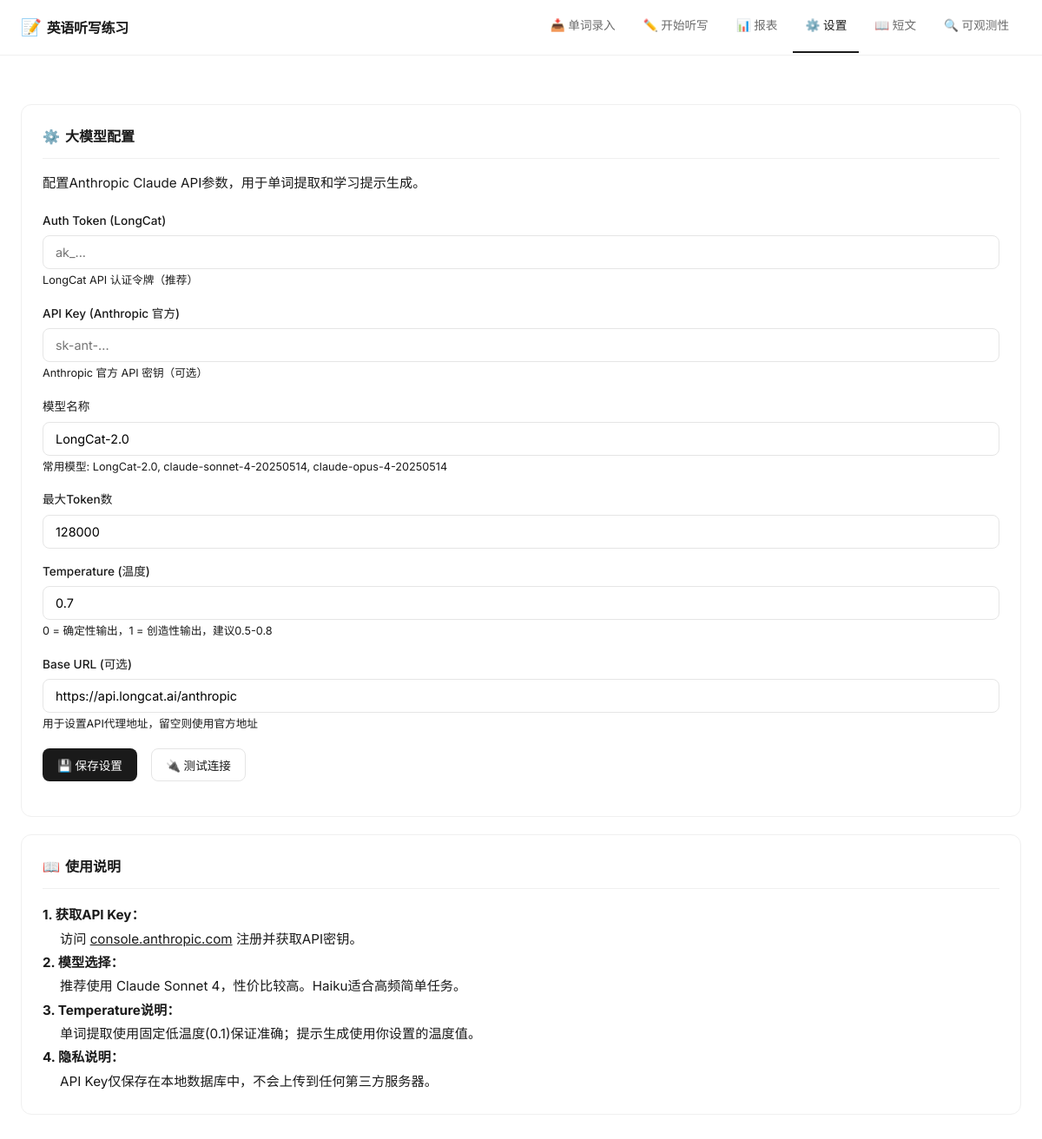
The app's page /settings, older data.
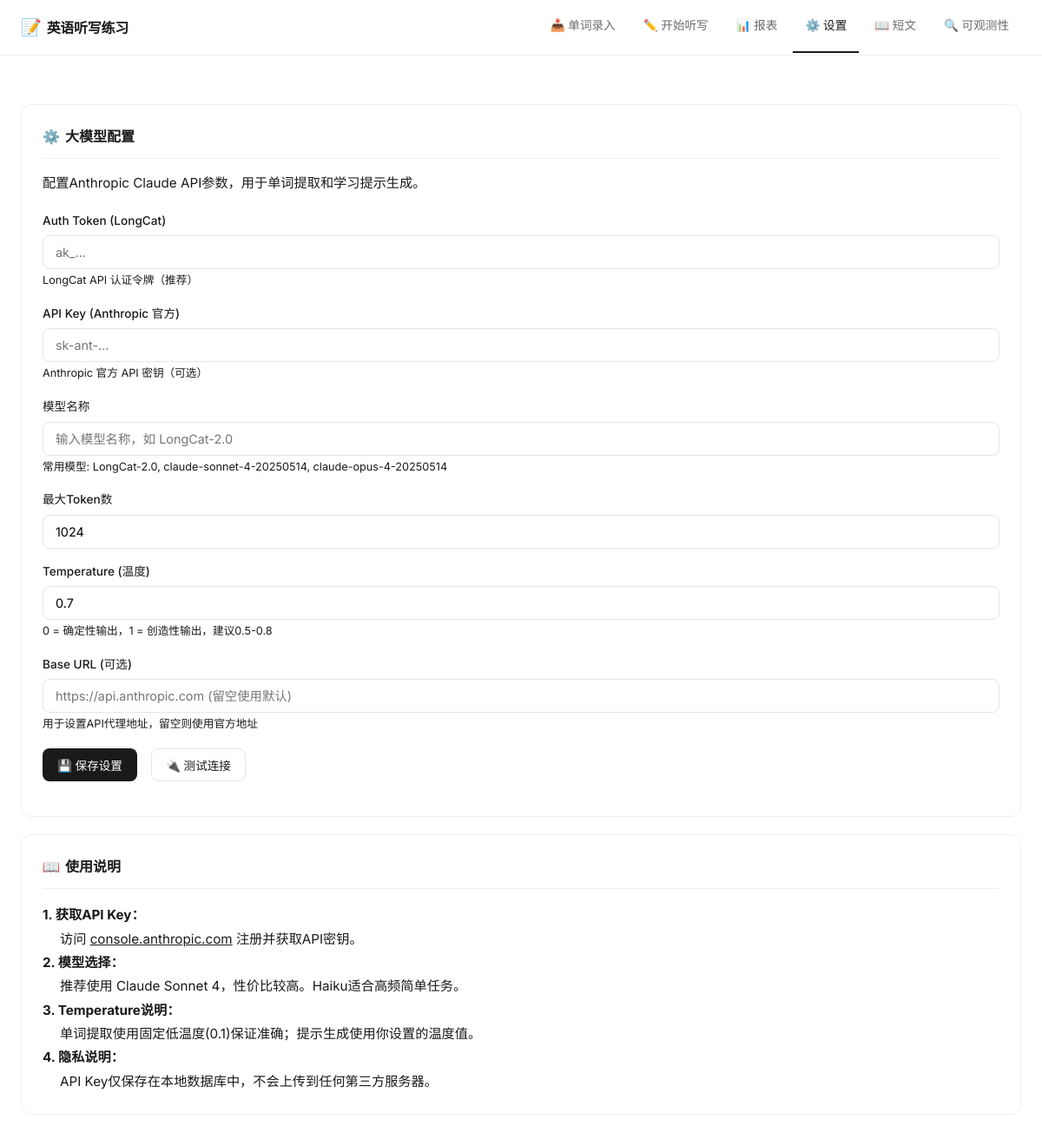
The same page, newer data.
### tables this page shows
CREATE TABLE llm_providers (
            id INTEGER PRIMARY KEY AUTOINCREMENT,
            name TEXT NOT NULL,
            provider_type TEXT NOT NULL DEFAULT 'openai',
            api_key TEXT DEFAULT '',
            base_url TEXT DEFAULT '',
            model TEXT DEFAULT '',
            max_tokens INTEGER DEFAULT 1024,
            temperature REAL DEFAULT 0.7,
            is_active INTEGER DEFAULT 0,
            created_at TIMESTAMP DEFAULT CURRENT_TIMESTAMP,
            updated_at TIMESTAMP DEFAULT CURRENT_TIMESTAMP
        , auth_token TEXT DEFAULT "");

### platforms/web/app.py (the view)
@app.route('/settings')
def settings():
    llm_settings = get_llm_settings()
    return render_template('settings.html', llm_settings=llm_settings)

### storage/database.py (called while the page is built)
def get_db():
    conn = sqlite3.connect(Config.DATABASE_PATH)
    conn.row_factory = sqlite3.Row
    conn.execute("PRAGMA foreign_keys = ON")
    return conn

def get_active_provider() -> dict:
    conn = get_db()
    row = conn.execute(
        'SELECT * FROM llm_providers WHERE is_active = 1 LIMIT 1'
    ).fetchone()
    conn.close()
    return dict(row) if row else None

def get_llm_settings() -> dict:
    provider = get_active_provider()
    if not provider:
        return {}
    return {
        'api_key': {'value': provider.get('api_key', ''), 'description': 'API Key'},
        'model': {'value': provider.get('model', ''), 'description': '模型名称'},
        'max_tokens': {'value': str(provider.get('max_tokens', 1024)), 'description': '最大Token数'},
        'temperature': {'value': str(provider.get('temperature', 0.7)), 'description': '温度参数'},
        'base_url': {'value': provider.get('base_url', ''), 'description': 'API Base URL'},
        'provider_type': {'value': provider.get('provider_type', 'openai'), 'description': '提供商类型'},
    }

### templates/settings.html (shortened to what this page needs)
{% extends "base.html" %}
{% block content %}
<div class="card">
    <div class="card-header">
        <h2 class="card-title"><span class="icon">⚙️</span>大模型配置</h2>
    </div>
    <p style="color: var(--text-light); margin-bottom: 20px;">
        配置Anthropic Claude API参数，用于单词提取和学习提示生成。
    </p>
    <div class="form-group">
        <label class="form-label">Auth Token (LongCat)</label>
        <input type="password" id="authToken" class="form-control"
            value="{{ llm_settings.get('auth_token', {}).get('value', '') }}"
            placeholder="ak_...">
        <small style="color: var(--text-light);">LongCat API 认证令牌（推荐）</small>
    </div>
    <div class="form-group">
        <label class="form-label">API Key (Anthropic 官方)</label>
        <input type="password" id="apiKey" class="form-control"
            value="{{ llm_settings.get('api_key', {}).get('value', '') }}"
            placeholder="sk-ant-...">
        <small style="color: var(--text-light);">Anthropic 官方 API 密钥（可选）</small>
    </div>
    <div class="form-group">
        <label class="form-label">模型名称</label>
        <input type="text" id="modelName" class="form-control"
            value="{{ llm_settings.get('model', {}).get('value', '') }}"
            placeholder="输入模型名称，如 LongCat-2.0">
        <small style="color: var(--text-light);">常用模型: LongCat-2.0, claude-sonnet-4-20250514, claude-opus-4-20250514</small>
    </div>
    <div class="form-group">
        <label class="form-label">最大Token数</label>
        <input type="number" id="maxTokens" class="form-control"
            value="{{ llm_settings.get('max_tokens', {}).get('value', '') }}"
            min="100" max="4096">
    </div>
    <div class="form-group">
        <label class="form-label">Temperature (温度)</label>
        <input type="number" id="temperature" class="form-control"
            value="{{ llm_settings.get('temperature', {}).get('value', '') }}"
            min="0" max="2" step="0.1">
        <small style="color: var(--text-light);">0 = 确定性输出，1 = 创造性输出，建议0.5-0.8</small>
    </div>
    <div class="form-group">
        <label class="form-label">Base URL (可选)</label>
        <input type="text" id="baseUrl" class="form-control"
            value="{{ llm_settings.get('base_url', {}).get('value', '') }}"
            placeholder="https://api.anthropic.com (留空使用默认)">
        <small style="color: var(--text-light);">用于设置API代理地址，留空则使用官方地址</small>
    </div>
    <div class="flex gap-2">
        <button class="btn btn-primary" onclick="saveSettings()">💾 保存设置</button>
        <button class="btn btn-outline" onclick="testConnection()">🔌 测试连接</button>
    </div>
</div>
<div class="card">
    <div class="card-header">
        <h2 class="card-title"><span class="icon">📖</span>使用说明</h2>
    </div>
    <div style="color: var(--text-light); line-height: 1.8;">
        <p><strong>1. 获取API Key：</strong></p>
        <p style="margin-left: 20px;">访问 <a href="https://console.anthropic.com/" target="_blank" style="color: var(--primary);">console.anthropic.com</a> 注册并获取API密钥。</p>
        <p><strong>2. 模型选择：</strong></p>
        <p style="margin-left: 20px;">推荐使用 Claude Sonnet 4，性价比较高。Haiku适合高频简单任务。</p>
        <p><strong>3. Temperature说明：</strong></p>
        <p style="margin-left: 20px;">单词提取使用固定低温度(0.1)保证准确；提示生成使用你设置的温度值。</p>
        <p><strong>4. 隐私说明：</strong></p>
        <p style="margin-left: 20px;">API Key仅保存在本地数据库中，不会上传到任何第三方服务器。</p>
    </div>
</div>
{% endblock %}

Row changes from the older to the newer data that the page shows:
no longer on this page (row edited): llm_providers: get "LongCat-2.0", get "https://api.longcat.ai/anthropic"
Text that changed along with them:
form field get: "128000" → "1024"
